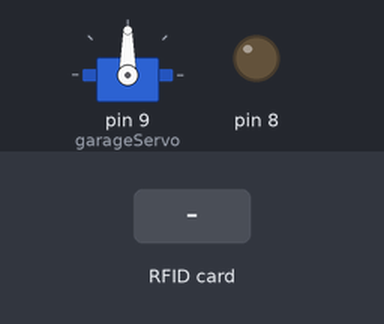
Bench run of a sketch on a simulated Arduino Uno, built with avr-gcc and run on an emulated ATmega328P. On the bench: servo, output pins drawn as LEDs (lit = HIGH). The inputs (shaded band) are chosen by the test bench. Pins used as bus, display or sensor lines are not drawn; what the sketch prints to the serial monitor is not drawn.

Above: at 1.2 s.
1.3 s: RFID card 05 EE F4 C2 held to the reader
2.8 s: RFID card 3D 42 2E 72 held to the reader
Timing chart, 0 to 5.8 s (numbered marks = the images above; inputs shaded):
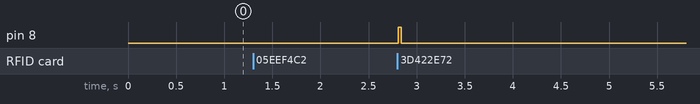

The sketch:

RFID_Sensor.ino
```cpp
/* Til forloop for at læse nye tags
 Serial.print(mfrc522.uid.uidByte[i] < 0x10 ? " 0" : " ");
 Serial.print(mfrc522.uid.uidByte[i], HEX);
*/

/*

Definitioner:
0 = israining
1 = notraining
2 = day
3 = notday
4 = cat in driveway
5 = car_1 in driveway

*/
//RFID
#include <SPI.h>
#include <MFRC522.h>
#include <Servo.h>

#define SS_PIN 10
#define RST_PIN 9 //write
MFRC522 mfrc522(SS_PIN, RST_PIN);   // Create MFRC522 instance
Servo garageServo;

#define ACTORS 2
String actorIDs[] = {"05 EE F4 C2", "3D 42 2E 72"};
String actorNames[] = {"cat", "car_1"};

String garagedoorTrigger = "cat";
int lightTriggers[] = {5, 0, 2};


String drivewayActor = "";
bool isRaining = true;
bool isDay = true;

void setup()
{
  Serial.begin(9600);   // Initiate a serial communication
  SPI.begin();      // Initiate  SPI bus
  mfrc522.PCD_Init();   // Initiate MFRC522
  garageServo.attach(9);
  pinMode(8, OUTPUT);
}


void loop()
{
  readRFID(mfrc522, "driveway", &drivewayActor);
  if(garagedoorTrigger == drivewayActor) {
    toggleGarage(garageServo, true);
  } else {
    toggleGarage(garageServo, false);
  }

  if(check(lightTriggers, 3)) {
    toggleLight(8, true);
  } else {
    toggleLight(8, false);
  }

  //delay(500);
}

bool check(int * triggerArray, int size) {
  for(int i = 0; i<size; i++) {
    switch(triggerArray[i]) {
      case 0:
        if(!isRaining) return false; break;
      case 1:
        if(isRaining) return false; break;
      case 2:
        if(!isDay) return false; break;
      case 3:
        if(isDay) return false; break;
      case 4:
        if(drivewayActor != "cat") return false; break;
      case 5:
        if(drivewayActor != "car_1") return false; break;
    }
  }

  return true;
}

long int lastSet = 0;

void readRFID(MFRC522 sensor, String pos, String* actorContainer) {
  mfrc522.PICC_ReadCardSerial();
  mfrc522.PICC_IsNewCardPresent();

  // Select one of the cards
  if (!mfrc522.PICC_ReadCardSerial()) {
    *actorContainer = "";
    return;
  }

  lastSet = millis();

  String UID = getUID(mfrc522.uid.uidByte, mfrc522.uid.size);

  for(int i = 0; i<ACTORS; i++) {
    if (UID == actorIDs[i]) {
      Serial.print(actorNames[i]); Serial.print(" on "); Serial.println(pos);
      *actorContainer = actorNames[i];
    }
  }

}

void toggleLight(int pin, bool state) {
  digitalWrite(pin, state);
  Serial.print("Light set "); Serial.println(state);
}

void toggleWindow(Servo s, bool opened) {
  s.write(opened ? 255 : 0);
  Serial.print("Window set "); Serial.println(opened);
}

void toggleGarage(Servo s, bool opened) {
  s.write(opened ? 255 : 0);
  //Serial.print("Garage set "); Serial.println(opened);
}


typedef struct Brick {
 bool on = false;
 int actor = 0;
};

Brick garageBricks[10];

void readRF(char hub, String definition) {
  int i = 0;
  String brickDef = "";
  int brickNum;
  int actorNum;
  while(getValue(definition, '|', i).length()>0) {
    brickDef = getValue(definition, '|', i);
    if(brickDef.substring(2,3) == ".") { //actor brick
      actorNum = brickDef.substring(3,5).toInt();
      brickNum = brickDef.substring(0,2).toInt();
    } else { //normal brick
      brickNum = brickDef.toInt();
    }

    if(actorNum>0) {
      garageBricks[brickNum].on = true;
      garageBricks[brickNum].actor = actorNum;
    } else {
      garageBricks[brickNum].on = true;
    }
  }
}

String getValue(String data, char separator, int index)
{
  int found = 0;
  int strIndex[] = {0, -1};
  int maxIndex = data.length()-1;

  for(int i=0; i<=maxIndex && found<=index; i++){
    if(data.charAt(i)==separator || i==maxIndex){
        found++;
        strIndex[0] = strIndex[1]+1;
        strIndex[1] = (i == maxIndex) ? i+1 : i;
    }
  }

  return found>index ? data.substring(strIndex[0], strIndex[1]) : "";
}

String getUID(byte *buffer, byte bufferSize) {
  String content = "";
  for (byte i = 0; i < bufferSize; i++) {
    content.concat(String(buffer[i] < 0x10 ? " 0" : " "));
    content.concat(String(buffer[i], HEX));
  }
  content.toUpperCase();
  return content.substring(1);
}
```

Measured:
- after the input at 1.3 s, every drawn part: stays the same
- after the input at 2.8 s, pin 8: LOW → HIGH at once, → LOW 0.03 s later
